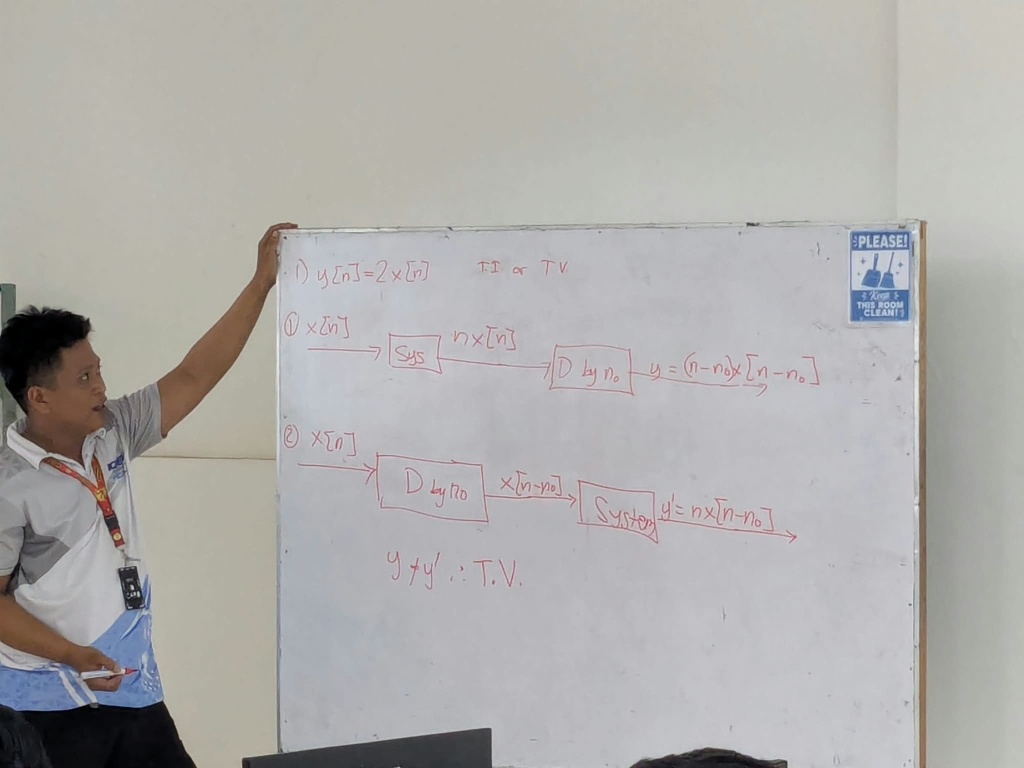
#> input picture backend/media/board_images/20c8b1ab-2808-4081-9bfc-e89a7b301116.jpg, 2048 x 1536 px (shown at 1/2 size)
$ python -i cleaning_service.py   (imports and definitions only)
#> lines starting #> are read from the running program, lines starting #| are printed output that depends on the picture; after the words box and inside, x2 and y2 are one past the last pixel; in counts of white or black regions, pixels touching at a corner belong together
#> further down, picture is the input picture: shape (1536, 2048, 3); mean B, G, R 171.7, 173.5, 175
import os
import time
import cv2
import numpy as np


# [57 lines left out: functions _read_image, _resize, find_and_warp_document, not called in this run]


def _to_grayscale(image):
    return cv2.cvtColor(image, cv2.COLOR_BGR2GRAY)


# [89 lines left out: functions _estimate_background, _remove_lighting, _white_point, _gamma, _unsharp_mask, _darken_strokes and 4 more, not called in this run]


def find_text_region(image):
    try:
        if image is None:
            return image, None
        if image.ndim == 2:
            gray = image
            color = None
        else:
            gray = cv2.cvtColor(image, cv2.COLOR_BGR2GRAY)
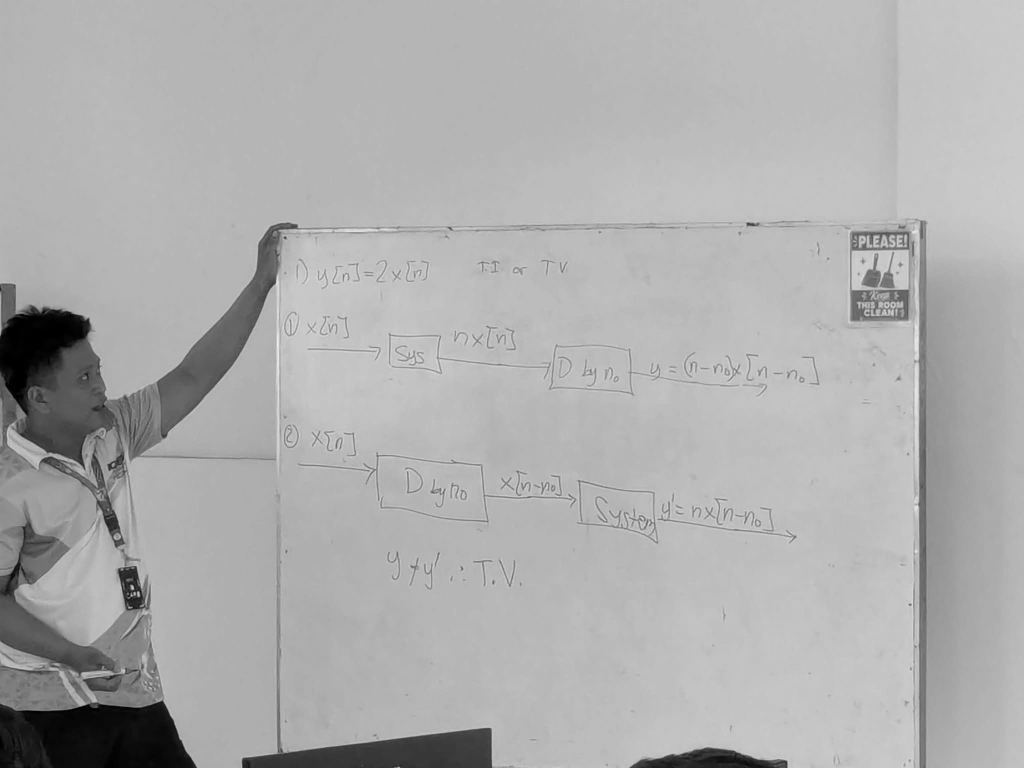
#> gray: shape (1536, 2048) (shown at 1/2 size); min 0, max 238, mean 173.7
            color = image
        h, w = gray.shape[:2]
#> h = 1536; w = 2048
        total = h * w
#> total = 3145728
        # First try: largest bright connected region (Otsu, morphological close)
        try:
            _, th = cv2.threshold(gray, 0, 255, cv2.THRESH_BINARY + cv2.THRESH_OTSU)
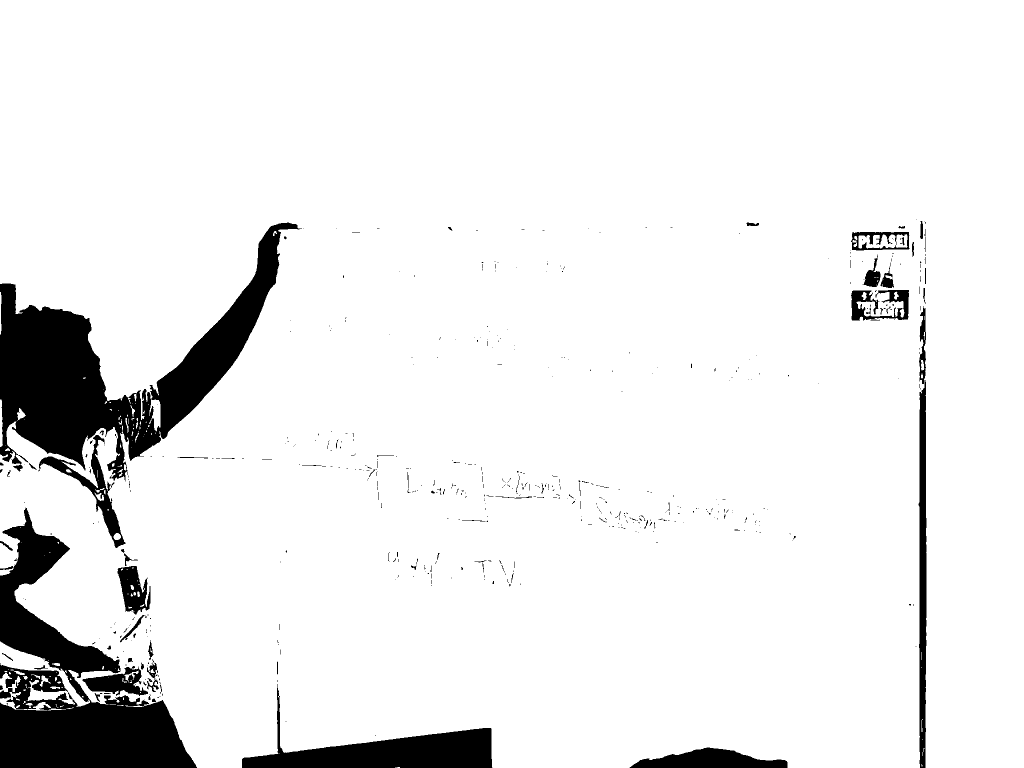
#> th: shape (1536, 2048) (shown at 1/2 size); 92.2% white; 548 black regions (468 under 20 px), largest, box (x1, y1, x2, y2) and area: (0, 445, 604, 963) 94331, (0, 1015, 394, 1536) 79246, (484, 1368, 985, 1536) 26096
            kernel = cv2.getStructuringElement(cv2.MORPH_RECT, (25, 25))
            closed = cv2.morphologyEx(th, cv2.MORPH_CLOSE, kernel)
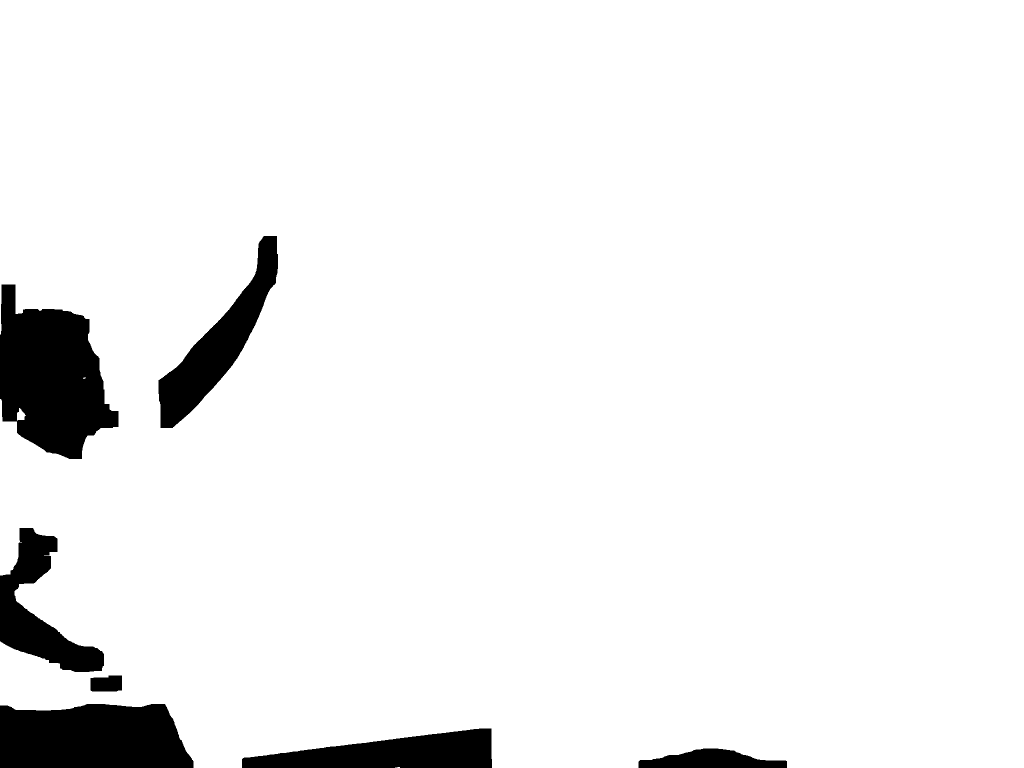
#> closed: shape (1536, 2048) (shown at 1/2 size); 94.2% white; 7 black regions
            contours, _ = cv2.findContours(closed, cv2.RETR_EXTERNAL, cv2.CHAIN_APPROX_SIMPLE)
#> contours = 4 contours, 2 with area under 20; largest, box (x1, y1, x2, y2) and area: (0, 0, 2048, 1536) 2987206, (34, 816, 52, 841) 248
            min_area = 0.20 * total
#> min_area = 629145.6
            best = None
            best_area = 0
            for cnt in contours:
                a = cv2.contourArea(cnt)
                if a >= min_area and a > best_area:
                    best = cnt
                    best_area = a
#> this loop made 4 passes
#> (a, best_area) on pass 4: (2987205.5, 2987205.5)
#> a on passes 1 to 3: 4.5, 248.5, 6
#> after the loop, best = contour of 913 points, box (x1, y1, x2, y2) (0, 0, 2048, 1536), area 2987206; best_area = 2987205.5
            if best is not None:
                x, y, bw, bh = cv2.boundingRect(best)
#> x = 0; y = 0; bw = 2048; bh = 1536
                m = 12
                x0 = max(0, x - m)
#> x0 = 0
                y0 = max(0, y - m)
#> y0 = 0
                x1 = min(w, x + bw + m)
#> x1 = 2048
                y1 = min(h, y + bh + m)
#> y1 = 1536
                if x1 - x0 > 20 and y1 - y0 > 20:
                    cropped = image[y0:y1, x0:x1] if image.ndim == 3 else image[y0:y1, x0:x1]
                    return cropped, (x0, y0, x1 - x0, y1 - y0)
        except Exception:
            pass
        # Fallback: bounding box of dark text pixels
        try:
            th = cv2.adaptiveThreshold(gray, 255, cv2.ADAPTIVE_THRESH_GAUSSIAN_C, cv2.THRESH_BINARY_INV, 31, 15)
            kernel = cv2.getStructuringElement(cv2.MORPH_RECT, (30, 5))
            dil = cv2.dilate(th, kernel, iterations=1)
            contours, _ = cv2.findContours(dil, cv2.RETR_EXTERNAL, cv2.CHAIN_APPROX_SIMPLE)
            min_area = 0.001 * total
            xs, ys, xe, ye = [], [], [], []
            for cnt in contours:
                if cv2.contourArea(cnt) >= min_area:
                    x, y, bw, bh = cv2.boundingRect(cnt)
                    xs.append(x); ys.append(y); xe.append(x + bw); ye.append(y + bh)
            if xs:
                x0 = max(0, min(xs) - 12)
                y0 = max(0, min(ys) - 12)
                x1 = min(w, max(xe) + 12)
                y1 = min(h, max(ye) + 12)
                if x1 - x0 > 20 and y1 - y0 > 20:
                    cropped = image[y0:y1, x0:x1]
                    return cropped, (x0, y0, x1 - x0, y1 - y0)
        except Exception:
            pass
        return image, None
    except Exception:
        return image, None
    image = _read_image(input_path)
    image = _resize(image)
    image, cropped, crop_note = find_and_warp_document(image)
    gray = _to_grayscale(image)
    gray = _remove_lighting(gray)
    gray = _darken_strokes(gray, strength)
    gray = _white_point(gray)
    gray = _gamma(gray, 0.9)
    gray = _unsharp_mask(gray)
    if output_path:
        ok = cv2.imwrite(output_path, gray)
        if not ok:
            raise ValueError('Could not write cleaned image: %s' % output_path)
    return {'cropped': bool(cropped), 'crop_note': crop_note}

# [15 lines left out: function clean_board_image, not called in this run]

>>> import cv2
>>> picture = cv2.imread('../../media/board_images/20c8b1ab-2808-4081-9bfc-e89a7b301116.jpg')
>>> result = find_text_region(picture)

$ run again, on backend/media/board_images/545597186_593768767036056_8043786946872047709_n.jpg
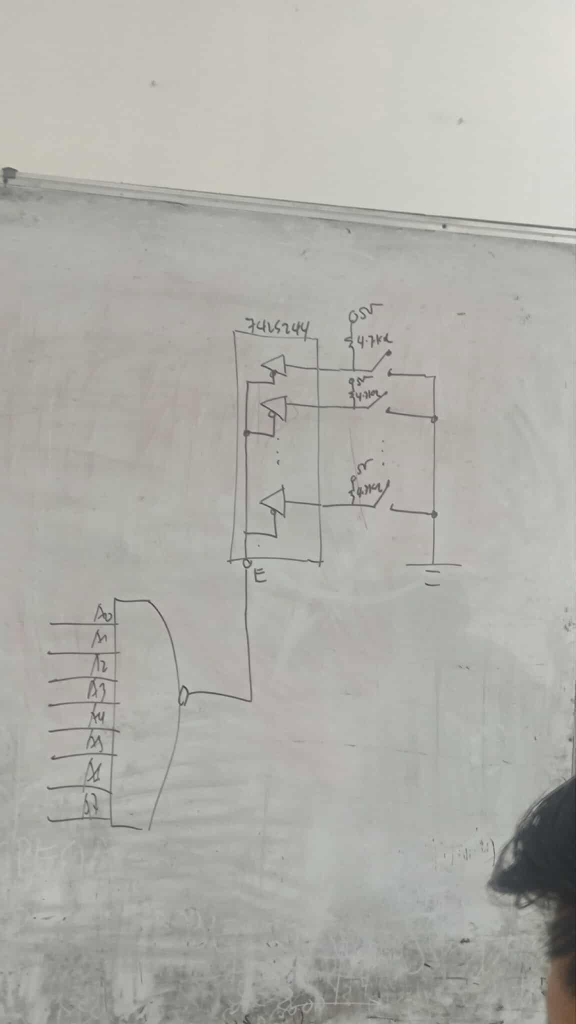
#> input picture backend/media/board_images/545597186_593768767036056_8043786946872047709_n.jpg, 1151 x 2048 px (shown at 1/2 size)
#> picture is the input picture: shape (2048, 1151, 3); mean B, G, R 169.3, 174.9, 175.4
#> in find_text_region, `_, th = cv2.threshold(gray, 0, 255, cv2.THRESH_BINARY + cv2.THRESH_OTSU)`:
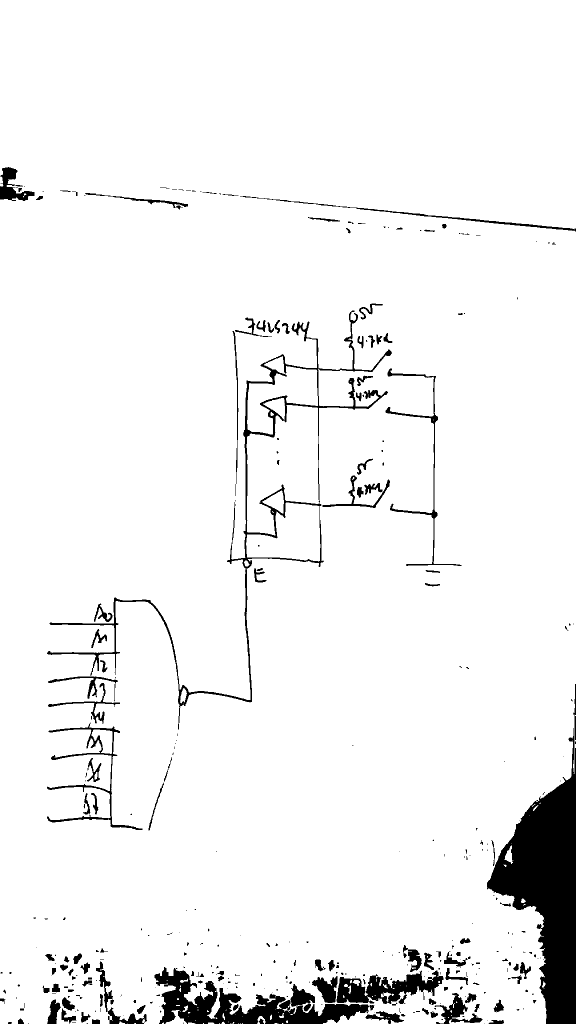
#> th: shape (2048, 1151) (shown at 1/2 size); 94.6% white; 356 black regions (211 under 20 px), largest, box (x1, y1, x2, y2) and area: (974, 1368, 1151, 2048) 46615, (309, 1934, 738, 2048) 18038, (94, 621, 784, 1460) 14598
#> in find_text_region, `closed = cv2.morphologyEx(th, cv2.MORPH_CLOSE, kernel)`:
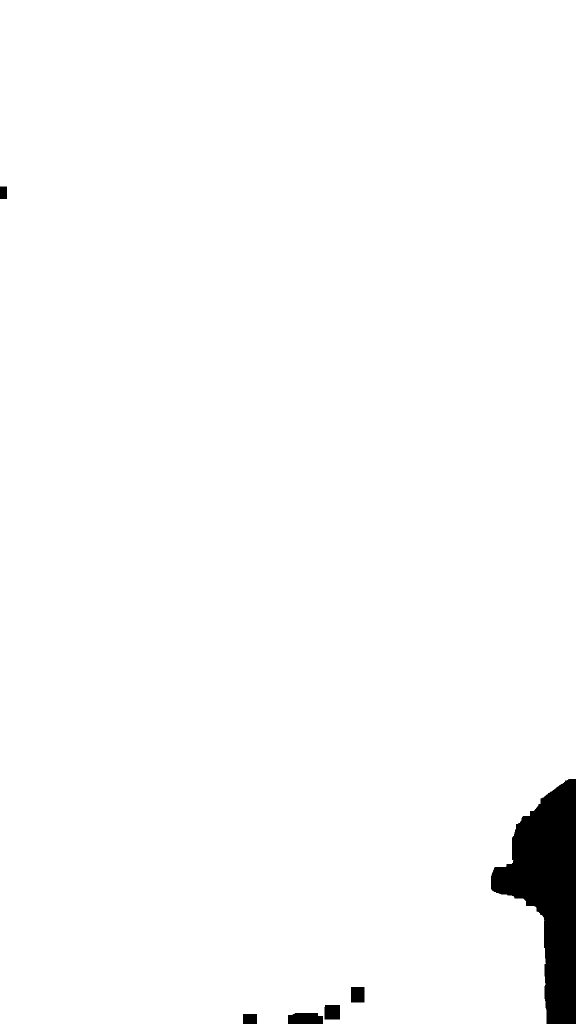
#> closed: shape (2048, 1151) (shown at 1/2 size); 98% white; 6 black regions
#> contours = 1 contour; box (x1, y1, x2, y2) and area: (0, 0, 1151, 2048) 2308280
#> the loop in find_text_region, `for cnt in contours:` made 1 pass
#> (a, best_area) on pass 1: (2308279.5, 2308279.5)
#> after the loop in find_text_region, `for cnt in contours:`: best = contour of 220 points, box (x1, y1, x2, y2) (0, 0, 1151, 2048), area 2308280; best_area = 2308279.5
#> x = 0; bw = 1151; bh = 2048
#> x0 = 0
#> x1 = 1151
#> y1 = 2048
